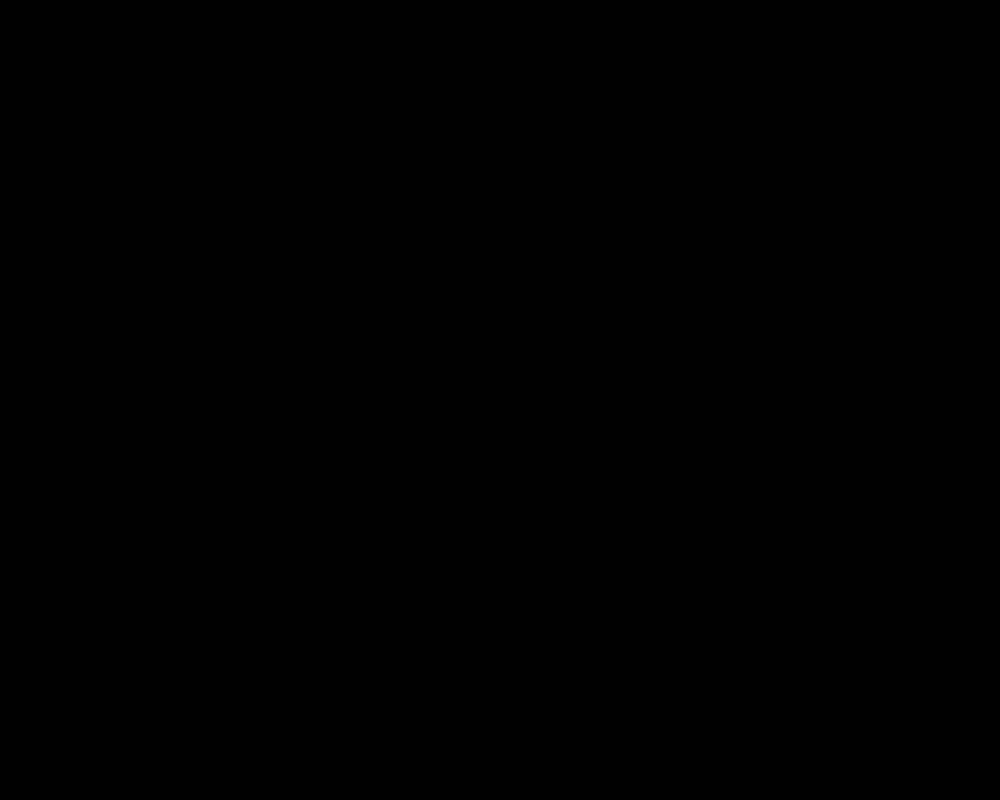
Frame 1 (no input)
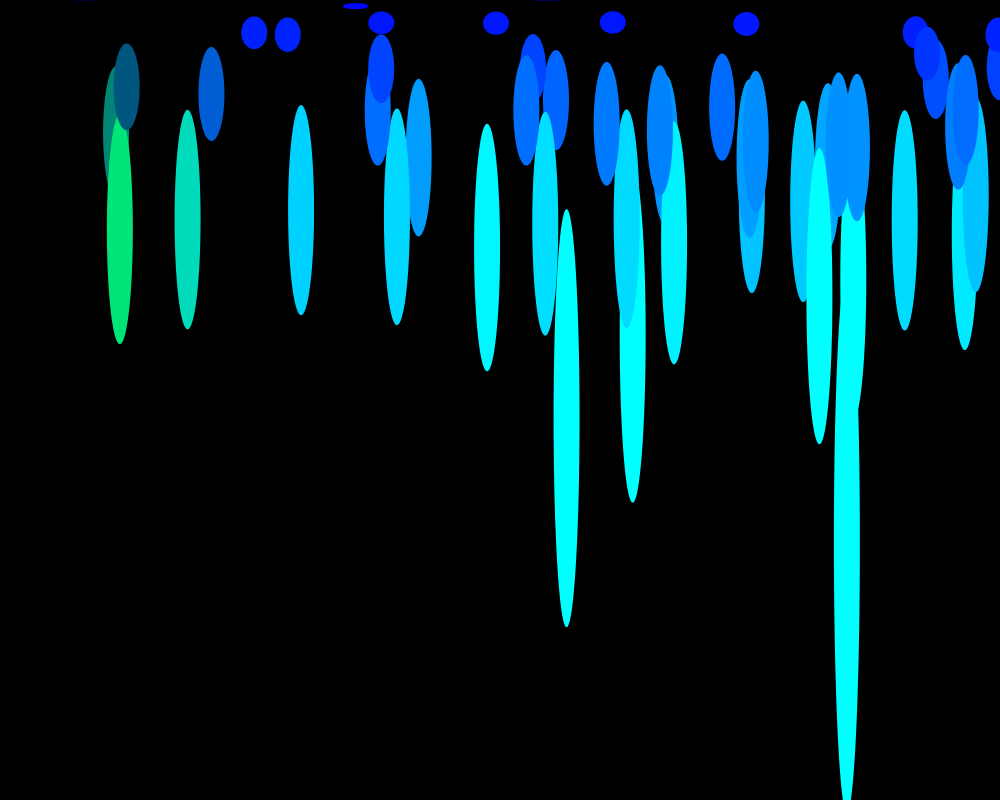
Frame 60 (the mouse pressed at the canvas centre just before this capture)
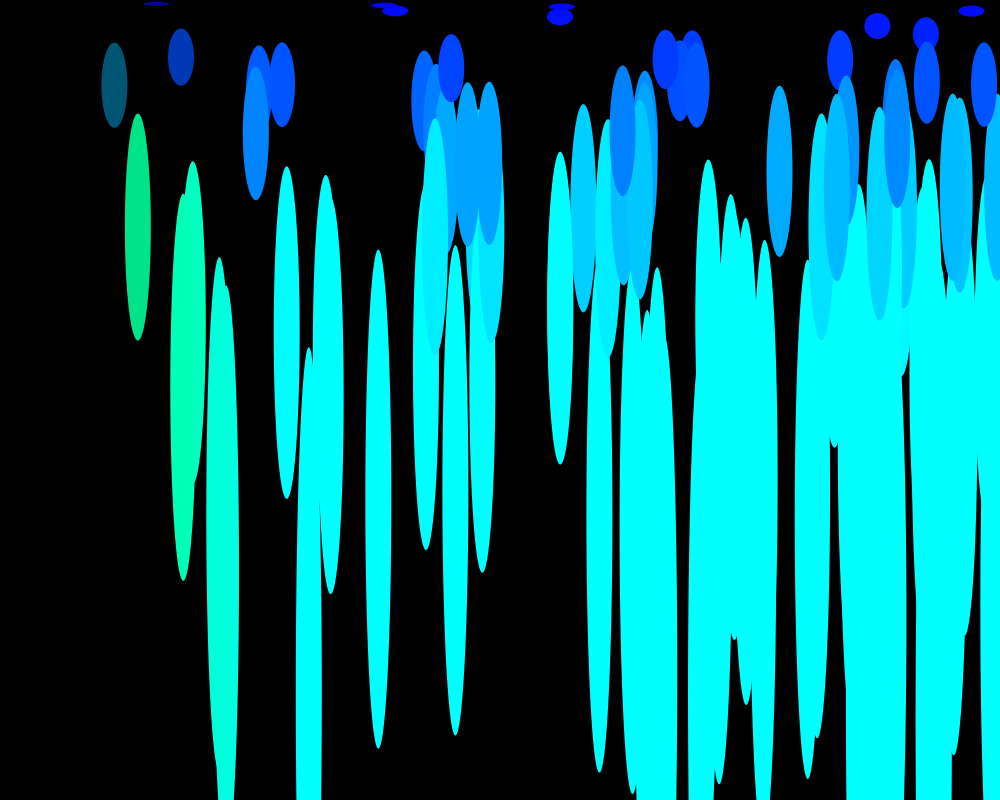
Frame 120 (the mouse held since frame 60 and released just before this capture)

The Processing sketch that drew these frames (run headless with seeded random() and noise(); from frame 60 on, the mouse is pressed at the canvas centre):

// Processing sketch: processing_16369
// ── processing_16369.pde


Gota[] gotas = new Gota[2000]; //Declaracion de variable TIPO arreglo o 'array'
//que se llama 'gotas' y contiene 1000 elementos tipo 'Gota'

int totalgotas = 0;
//nueva variable para saber cuantas gotas han salido

void setup() {
  size(1000,800);
  smooth();
}

void draw() {
background(0);
  // Iniciar las gotas:
  gotas[totalgotas] = new Gota();
  // Sumar al numero de gotas: Esto equivale la frase:
  // "totalgotas =  totalgotas+1;"
  totalgotas++ ;
  // si llegamos al final de las gotas...
  if (totalgotas >= gotas.length) {
    totalgotas = 0; //empezar de nuevo
  }

  // hacer llover y mostrar
  for (int i = 0; i < totalgotas; i++ ) { 
    //for loop para otorgar el verbo over' y 'mostrar' a todas las gotas
    //y a cada una, una por una...
    gotas[i].llover();
    gotas[i].mostrar();
    gotas[i].rebotar();
  }

}
class Gota {
  float x,y;   // Variables de ubicacion de las gotas
  float velocidadX; // velocidad
  float velocidadY;
  color c; //color de las gotas
  float r;     // el radio de la gota

  Gota() {
    r = 8;                 // todas las gotas son del mismo tamanio
    x = random (width);     // empezar con una ubicacion 'random' dentro del 'width'
    y = -r*4;              // comenzar mas arriba de el campo , 
    //para que parezcan que caen desde mas alla.

   velocidadX= random(1,10);
   velocidadY= random(1,10);     // elegir una velocidad random entre 1 y5
    c = color(550,100,150); // Color de las gotas
  }

  // mover la gota hacia abajo
  void llover() {
    // acelerar velocidad
    y+= velocidadY; 
    x+=velocidadX;//empujandolas un poco hacia la derecha
  }

 // mostrar-dibujar las gotas
  void mostrar() {
    fill(c,y,x);
    noStroke();
    ellipse(x ,y , 26, y);
   
  
}
void rebotar(){
  if(x>width || x <=0){
    velocidadX = velocidadX *-1;
  }
  if(y>height){
    velocidadY = velocidadY *-1;
  }
}

}
